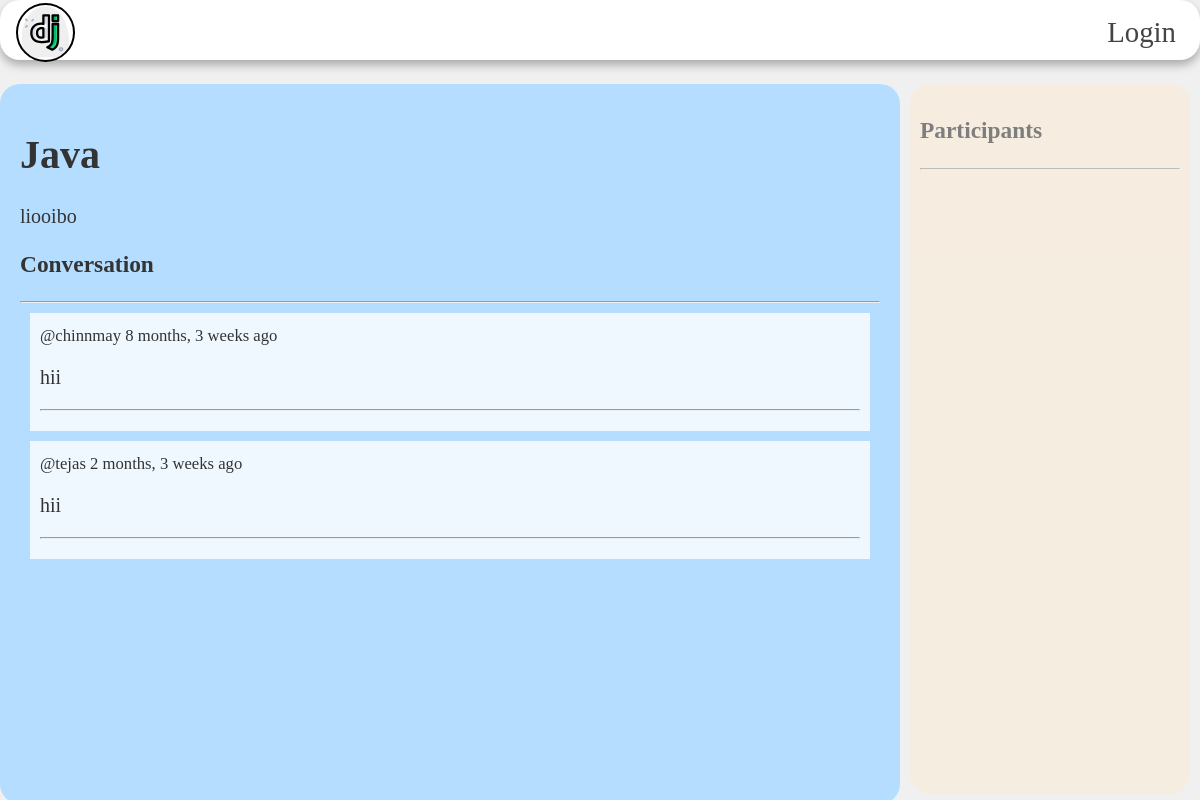
Screenshot of /room/7/ with the database file from the repository.
### base/models.py (models this page shows, shortened)
class Room(models.Model):
    host= models.ForeignKey(User, on_delete=models.SET_NULL , null=True)
    topic=models.ForeignKey(Topic, on_delete=models.SET_NULL , null=True)
    name= models.CharField(max_length=200)
    description = models.TextField(null=True)
    participants= models.ManyToManyField(User, related_name='participants',blank=True)
    updated = models.DateTimeField(auto_now=True)
    created = models.DateTimeField(auto_now_add=True)
    class Meta:
        ordering = ['-updated', '-created']

class Message(models.Model):
        user = models.ForeignKey(User, on_delete=models.CASCADE)
        room = models.ForeignKey(Room, on_delete=models.CASCADE)
        body = models.TextField()
        updated = models.DateTimeField(auto_now=True)
        created = models.DateTimeField(auto_now_add=True)
        class Meta:
          ordering = ['-updated', '-created']

### base/views.py (the view, shortened to what this page needs)
# urls.py: path('room/<str:pk>/',views.room, name='room'),
def room(request,pk):
    room = Room.objects.get(id=pk)
    room_messages = room.message_set.all().order_by('created')
    participants = room.participants.all()
    context = {'room': room, 'room_messages':room_messages, 'participants':participants}
    return render(request, 'base/room.html',context)

### base/templates/base/room.html (shortened to what this page needs)
{% include 'main.html'%}
{% block content %}
{% include 'navbar.html'%}
<div class="room-container">
    <div class="chat-div">
        <h1>{{room.name}}</h1>
        <p>{{room.description}}</p>
        <div class="comment-wrraper">
            <h3>Conversation</h3>
            <hr>
            {% for message in room_messages%}
            <div class="user-chat">
                <small>
                    @{{message.user}} {{message.created|timesince}} ago
                </small><br>
                <p>{{message.body}}</p>
                <hr>
            </div>
            {% endfor %}
        </div>
    </div>
    <div class="participant">
        <h3>Participants</h3>
        <hr>
    </div>
</div>
{% endblock %}

### static/styles/main.css (style rules this page uses)
body { font-size: 20px; background-color: #fff; }

### templates/main.html (style rules this page uses)
body { font-size: 20px; background-color: #f0f0f0; color: #333; margin: 0; padding: 0; }

### base/templates/base/room.html (style rules this page uses)
.room-container { display: grid; grid-template-columns: 3fr 1fr; }
.chat-div { background-color: #b5ddff; border-radius: 20px; padding: 20px; height: 85vh; margin-top: 3vh; }
.user-chat { background-color: aliceblue; padding: 10px; margin: 10px; overflow: scroll; }
.participant { background-color: antiquewhite; opacity: 0.6; padding: 10px; margin: 10px; overflow: scroll; border-radius: 20px; margin-top: 3vh; font-size: 20px; }

### rows the page displays
Room: name "Java", description "liooibo"
Message: user "chinnmay", created "8 months, 3 weeks", body "hii"
Message: user "tejas", created "2 months, 3 weeks", body "hii"
